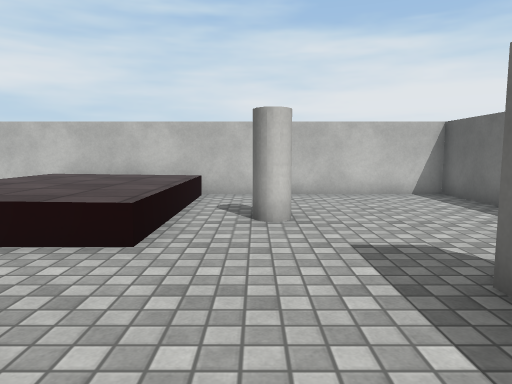
[1] (above)

18 first-person views from a walk through a Unity game level. The camera is 1.2 m above the floor, tilts 6° down and sees 70° across. The floor is counted in squares, 1 m on a side. Each view is taken from the middle of a square. On the plan, view 1 faces up. The plan holds only what a view shows up to about 15 squares ahead; the rest is blank. The place goes on beyond the plan. The player character is not drawn. Surface patterns are stand-ins for the level's own textures.

[2]
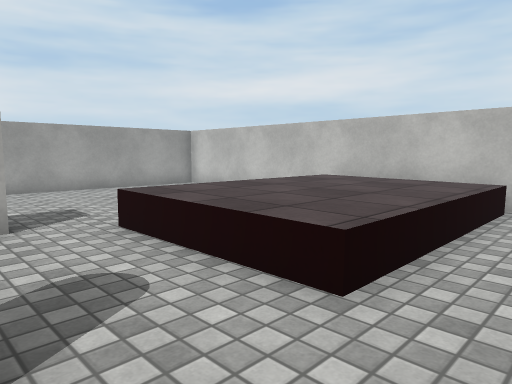

[3]
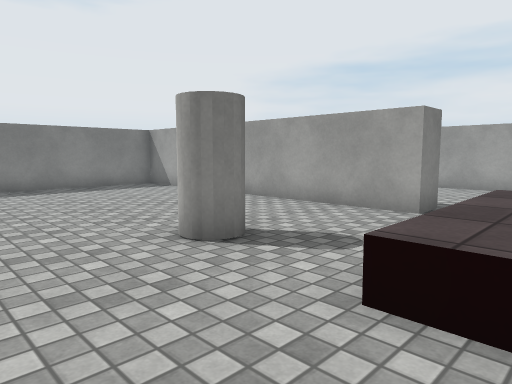

[4]
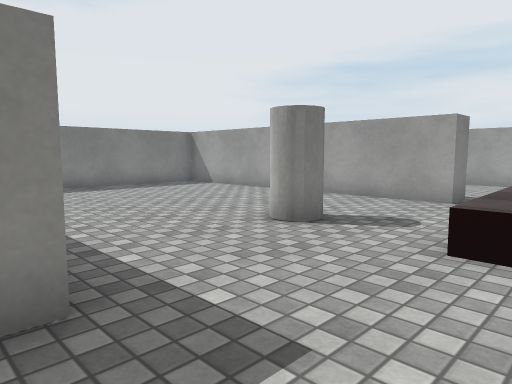

[5]
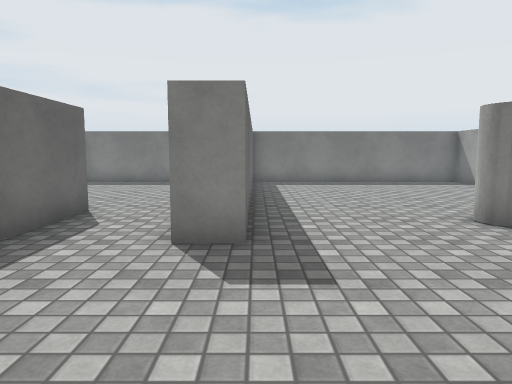

[6]
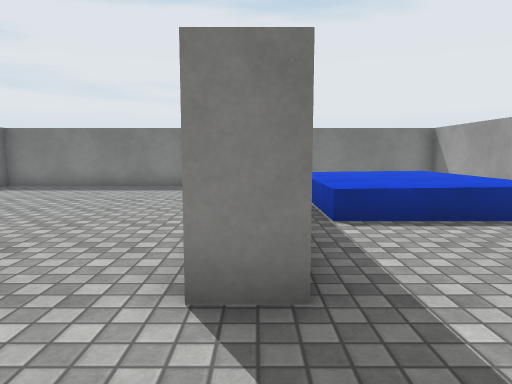

[7]
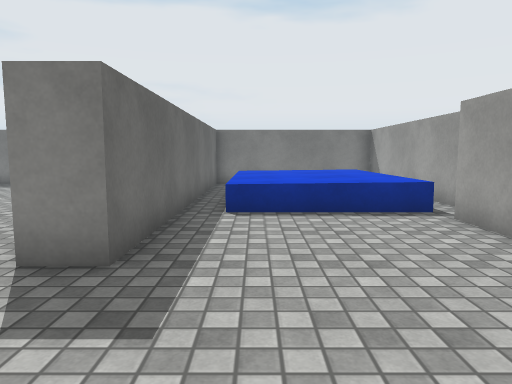

[8]
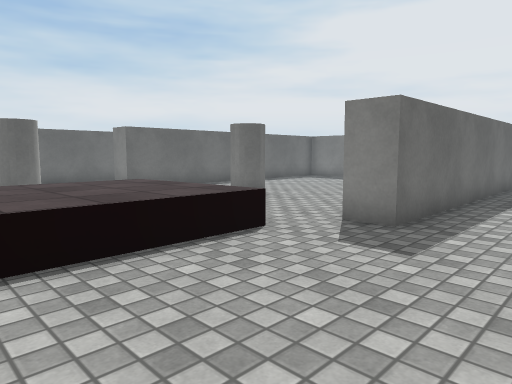

[9]
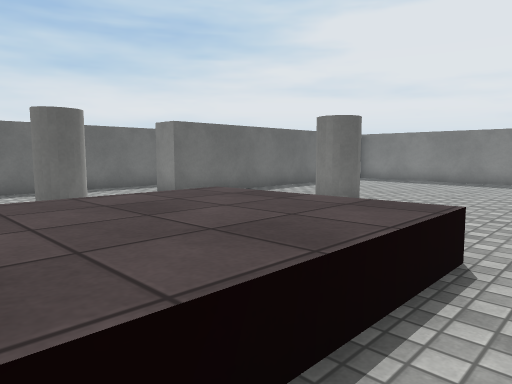

[10]
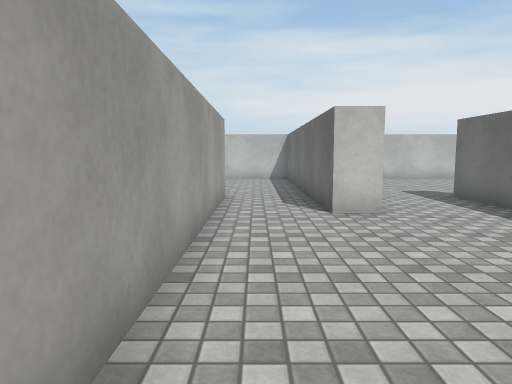

[11]
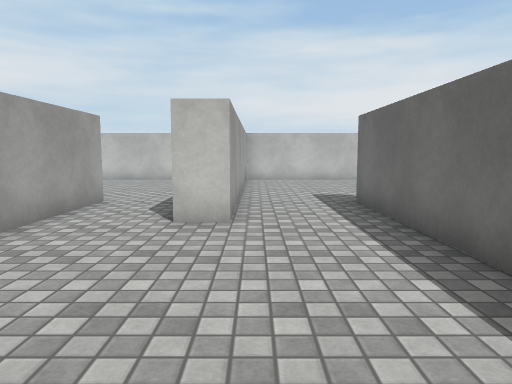

[12]
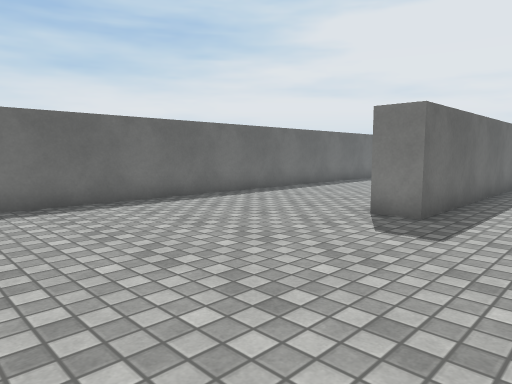

[13]
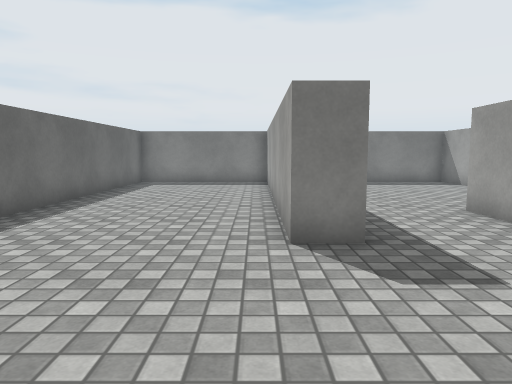

[14]
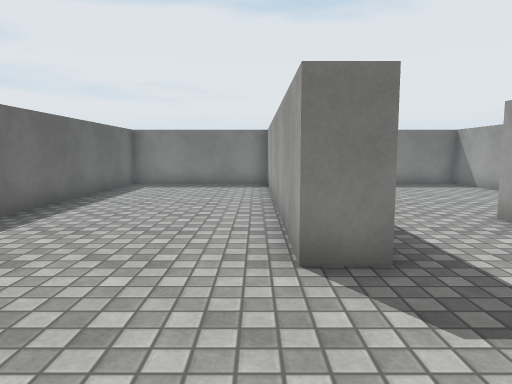

[15]
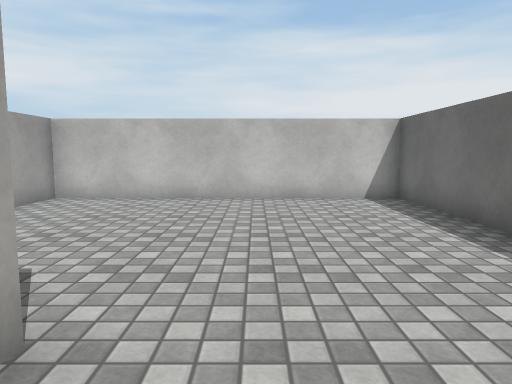

[16]
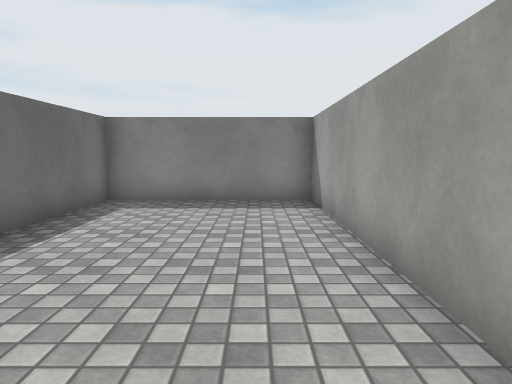

[17]
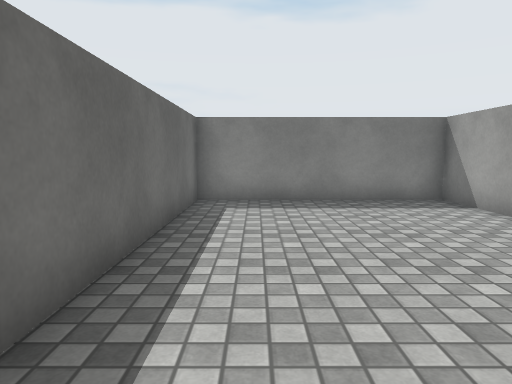

[18]
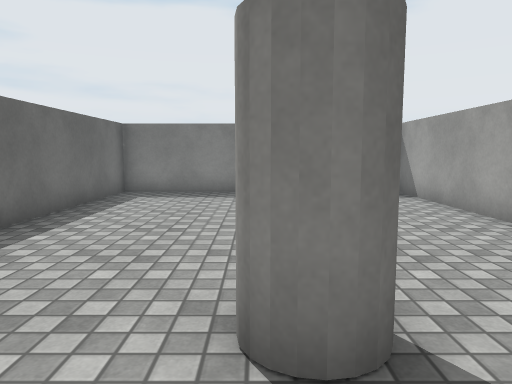

### Floor plan
Key: @ floor where view 1 was taken; # wall or solid block; . floor; ^ raised ledge.
Columns run from 14 left of view 1 to 16 right of it. Each row starts with its distance up from view 1.
 11  ##############################
 10  #.     ^^^^^.......#.........#
  9  #. . ..^^^^^.......#.........#
  8  #.  ...^^^^^.......#.........#
  7  #......^^^^^.#.....#.........#
  6  #......^^^^^.......#.........#
  5  #......^^^^^.......#.........#
  4  #..................#.........#
  3  #.....#........##..#...#.....#
  2  #.....#....#...##..#...#.....#
  1  #.....#........##..#...#.....#
  0 ##.....#......@.##......#.....#
 -1 #.^^^^.#........##......#.....#
 -2 #.^^^^.#........##......#.....#
 -3 #.^^^^.#........##......#.....#
 -4 # ^^^^.#........##......#.....#
 -5 # ^^^^.#........##......#.....#
 -6 # ^^^^.#........##......#.....#
 -7 #     .#........##......#.....#
 -8 ###############################

Where each view was taken, in squares from view 1:
view 1: 0 up, 0 right, facing up
view 2: 2 up, 0 right, facing up-left
view 3: 6 up, 1 right, facing down-left
view 4: 6 up, 3 right, facing down-left
view 5: 8 up, 2 right, facing down
view 6: 6 up, 7 left, facing down
view 7: 7 up, 9 left, facing down
view 8: 9 up, 10 left, facing down-right
view 9: 9 up, 7 left, facing down-right
view 10: 7 down, 4 right, facing up
view 11: 6 down, 7 right, facing up
view 12: 10 up, 7 right, facing down-right
view 13: 8 up, 11 right, facing down
view 14: 7 up, 11 right, facing down
view 15: 1 up, 12 right, facing up
view 16: 2 up, 12 right, facing down
view 17: 2 up, 8 right, facing down
view 18: 4 up, 2 left, facing down
